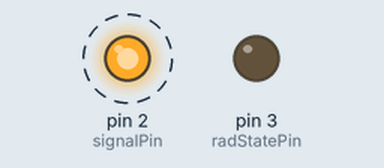
A sketch run on a simulated Arduino Uno, built with avr-gcc and run on an emulated ATmega328P. Shown: output pins drawn as LEDs (lit = HIGH). Dashed ring = blinking. What the sketch prints to the serial monitor is not drawn.

Above: at 0.06 s.
Timing chart, 0 to 3.0 s (numbered marks = the images above):
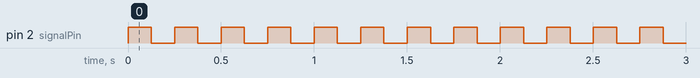

The sketch:

simulator.ino
```cpp
int signalPin = 2;
int radStatePin = 3;
int loNoRadPeriod = 5000,
    hiNoRadPeriod = 2500,
    loRadiatedPeriod = 125,
    hiRadiatedPeriod = 83;

void setup() {
    pinMode(signalPin, OUTPUT);
    pinMode(radStatePin, OUTPUT);
    Serial.begin(9600);
    Serial.println("Startup fininshed");
}


void loop() {
    digitalWrite(signalPin, HIGH);
    bool radState = digitalRead(radStatePin);
    if(radState){//nopress
        Serial.println("noRad - ON");
        delay(loNoRadPeriod);
    }
    else{//press
        Serial.println("Rad - ON");
        delay(loRadiatedPeriod);

    }

    digitalWrite(signalPin, LOW);

    if(radState) {
        Serial.println("noRad - OFF");
        delay(loNoRadPeriod);
    }
    else {
        Serial.println("Rad - OFF");
        delay(loRadiatedPeriod);
    }
}
```

Measured:
- by itself, pin 2 (signalPin): alternates HIGH for 0.13 s and LOW for 0.13 s
